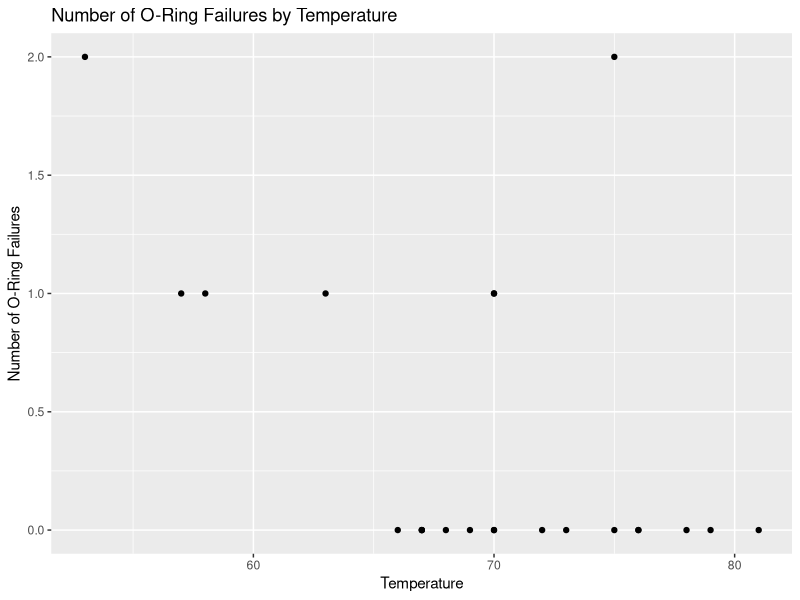
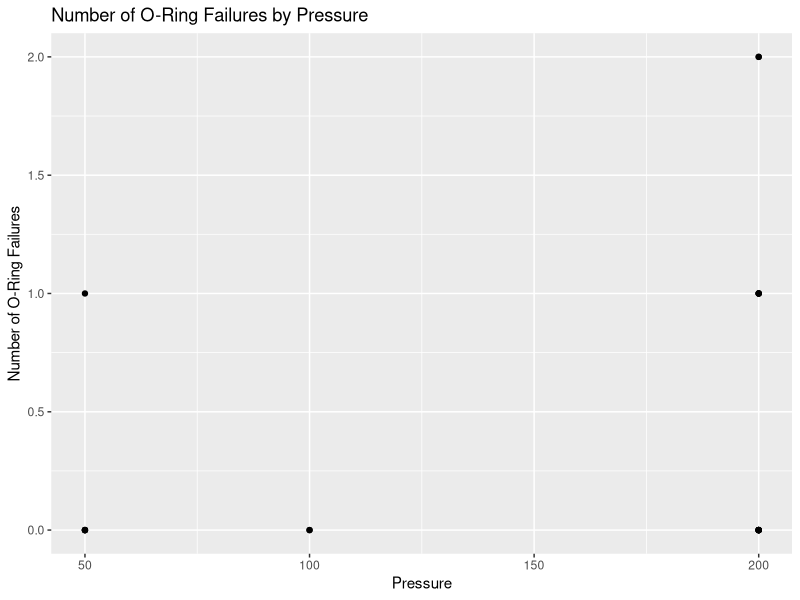
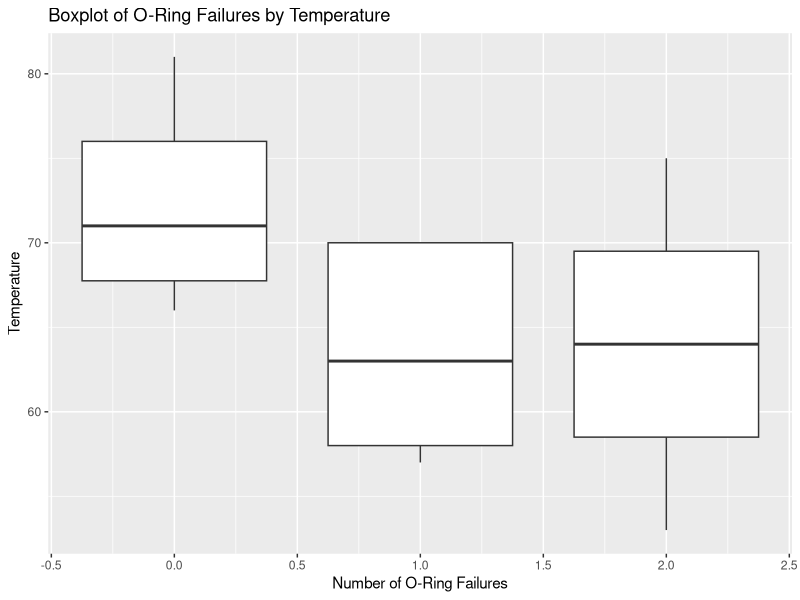
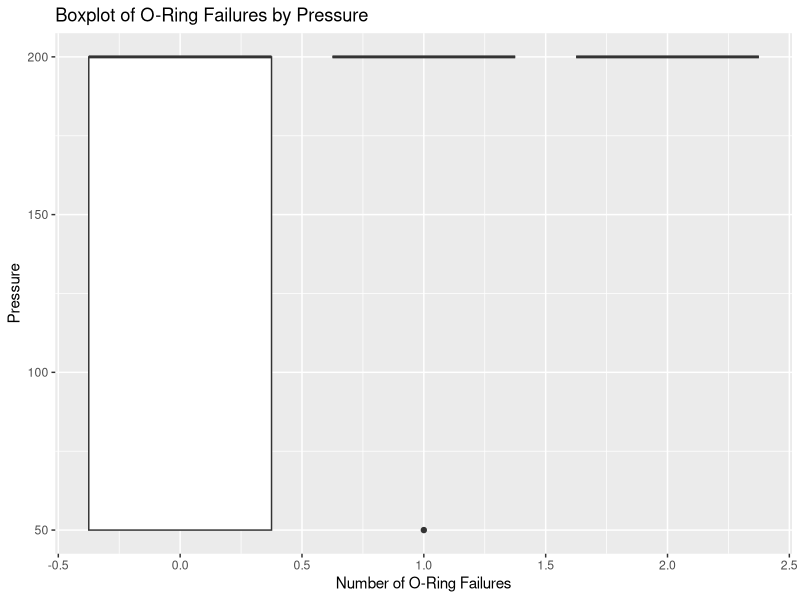
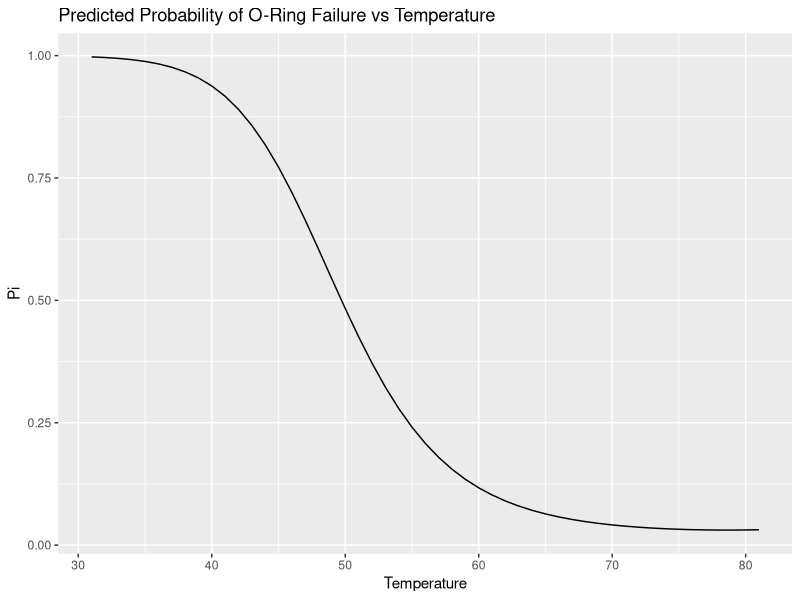
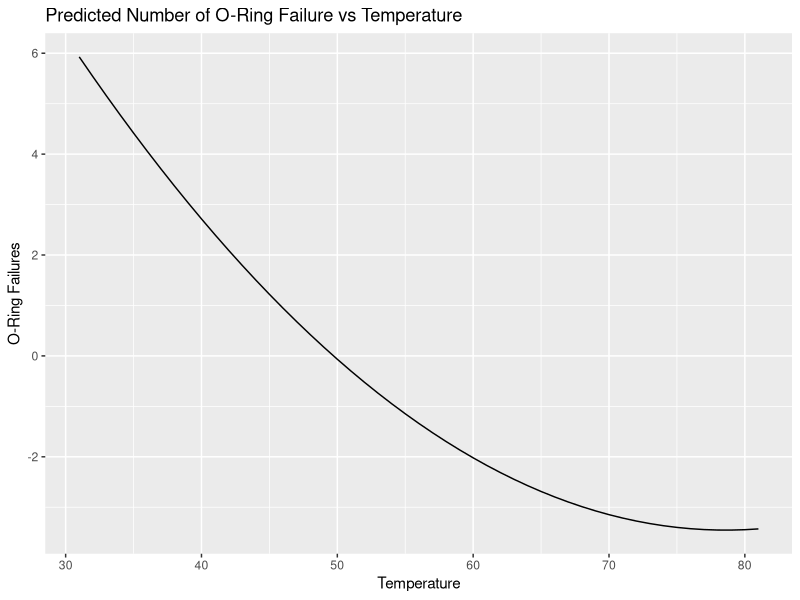

Write R code to recreate these figures, in order.
## ---- chunk 1
list.of.packages <- c("tidyverse", "sandwich", "lmtest", "car", "MASS", "nnet")
new.packages <- list.of.packages[!(list.of.packages %in% installed.packages()[,"Package"])]
if(length(new.packages)) install.packages(new.packages)

library(tidyverse)
library(sandwich)
library(lmtest)
library(car)
library(MASS)
library(nnet)
## ---- chunk 2
df <- read_csv('../data/raw/challenger.csv')
## ---- chunk 3
summary(df)
## ---- chunk 4
ggplot(df, aes(x = Temp, y = O.ring)) + 
  geom_point() + 
  labs(title = "Number of O-Ring Failures by Temperature") +
  ylab("Number of O-Ring Failures") +
  xlab("Temperature")
## ---- chunk 5
ggplot(df, aes(x = Pressure, y = O.ring)) + 
  geom_point() + 
  labs(title = "Number of O-Ring Failures by Pressure") +
  ylab("Number of O-Ring Failures") +
  xlab("Pressure")
## ---- chunk 6
ggplot(df, aes(x = O.ring, y = Temp, group = O.ring)) + 
  geom_boxplot() +
  labs(title = "Boxplot of O-Ring Failures by Temperature") +
  ylab("Temperature") +
  xlab("Number of O-Ring Failures")
## ---- chunk 7
ggplot(df, aes(x = O.ring, y = Pressure, group = O.ring)) + 
  geom_boxplot() +
  labs(title = "Boxplot of O-Ring Failures by Pressure") +
  ylab("Pressure") +
  xlab("Number of O-Ring Failures")
## ---- chunk 8
model_1 <- glm(formula = O.ring / 6 ~ Temp + Pressure, data = df,
               family = 'binomial', weights = Number)

Anova(model_1, test = 'LR')
## ---- chunk 9
# 1. Estimate the logistic regression model.
model_2 <- glm(formula = O.ring / 6 ~ Temp, data = df, family = 'binomial',
               weights = Number)
summary(model_2)
## ---- chunk 10
# 2. Determine if a quadratic term is needed in the model for the temperature in
#    this model.
model_3 <- glm(formula = O.ring / 6 ~ Temp + I(Temp ^ 2), data = df,
               family = 'binomial', weights = Number)

Anova(model_3)
## ---- chunk 11
# Pi vs Temp plot.
res <- data.frame(Temp = 31:81)
res['pi_hat'] <- predict(model_3, res, type="response")

ggplot(res, aes(x = Temp, y = pi_hat)) + 
  geom_line() +
  labs(title = "Predicted Probability of O-Ring Failure vs Temperature") +
  ylab("Pi") +
  xlab("Temperature")
## ---- chunk 12
# Expected number of failures vs Temp plot.
res['pred_failures'] <- predict(model_3, res)
?predict
ggplot(res, aes(x = Temp, y = pred_failures)) + 
  geom_line() + 
  labs(title = "Predicted Number of O-Ring Failure vs Temperature") +
  ylab("O-Ring Failures") +
  xlab("Temperature")
